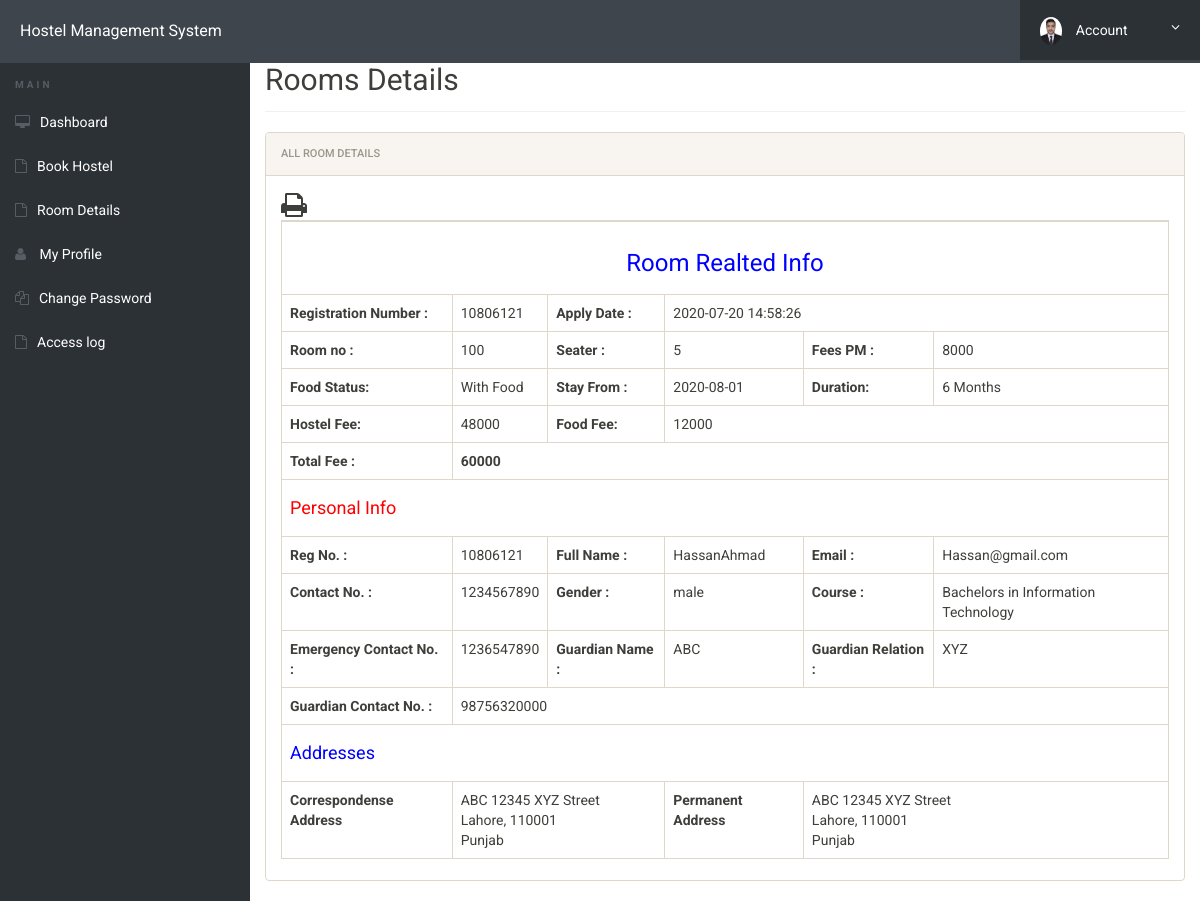
The app's page /room-details.php (signed in) with its own data.
### tables this page shows
CREATE TABLE `registration` (
  `id` int(11) NOT NULL,
  `roomno` int(11) DEFAULT NULL,
  `seater` int(11) DEFAULT NULL,
  `feespm` int(11) DEFAULT NULL,
  `foodstatus` int(11) DEFAULT NULL,
  `stayfrom` date DEFAULT NULL,
  `duration` int(11) DEFAULT NULL,
  `course` varchar(500) DEFAULT NULL,
  `regno` int(11) DEFAULT NULL,
  `firstName` varchar(500) DEFAULT NULL,
  `middleName` varchar(500) DEFAULT NULL,
  `lastName` varchar(500) DEFAULT NULL,
  `gender` varchar(250) DEFAULT NULL,
  `contactno` bigint(11) DEFAULT NULL,
  `emailid` varchar(500) DEFAULT NULL,
  `egycontactno` bigint(11) DEFAULT NULL,
  `guardianName` varchar(500) DEFAULT NULL,
  `guardianRelation` varchar(500) DEFAULT NULL,
  `guardianContactno` bigint(11) DEFAULT NULL,
  `corresAddress` varchar(500) DEFAULT NULL,
  `corresCIty` varchar(500) DEFAULT NULL,
  `corresState` varchar(500) DEFAULT NULL,
  `corresPincode` int(11) DEFAULT NULL,
  `pmntAddress` varchar(500) DEFAULT NULL,
  `pmntCity` varchar(500) DEFAULT NULL,
  `pmnatetState` varchar(500) DEFAULT NULL,
  `pmntPincode` int(11) DEFAULT NULL,
  `postingDate` timestamp NULL DEFAULT current_timestamp(),
  `updationDate` varchar(500) DEFAULT NULL
);

### room-details.php (the view, shortened to what this page needs)
<?php
include('includes/config.php');
?>
<!doctype html>
<html lang="en" class="no-js">
<head>
	<link rel="stylesheet" href="css/font-awesome.min.css">
	<link rel="stylesheet" href="css/bootstrap.min.css">
	<link rel="stylesheet" href="css/dataTables.bootstrap.min.css">
	<link rel="stylesheet" href="css/bootstrap-social.css">
	<link rel="stylesheet" href="css/bootstrap-select.css">
	<link rel="stylesheet" href="css/fileinput.min.css">
	<link rel="stylesheet" href="css/awesome-bootstrap-checkbox.css">
	<link rel="stylesheet" href="css/style.css">
	<link rel="stylesheet" href="css/font-awesome.min.css">
</head>
<body>
	<?php include('includes/header.php');?>
	<div class="ts-main-content">
			<?php include('includes/sidebar.php');?>
		<div class="content-wrapper">
			<div class="container-fluid">
				<div class="row" id="print">
					<div class="col-md-12">
						<h2 class="page-title" style="margin-top:3%">Rooms Details</h2>
						<div class="panel panel-default">
							<div class="panel-heading">All Room Details</div>
							<div class="panel-body">
			<table id="zctb" class="table table-bordered " cellspacing="0" width="100%" border="1">
						 <span style="float:left" ><i class="fa fa-print fa-2x" aria-hidden="true" OnClick="CallPrint(this.value)" style="cursor:pointer" title="Print the Report"></i></span>
									<tbody>
<?php
$aid=$_SESSION['login'];
	$ret="select * from registration where (emailid=? || regno	=?)";
$stmt= $mysqli->prepare($ret) ;
$stmt->bind_param('ss',$aid,$aid);
$stmt->execute() ;
$res=$stmt->get_result();
while($row=$res->fetch_object())
	  {
	  	?>
<tr>
<td colspan="6" style="text-align:center; color:blue"><h3>Room Realted Info</h3></td>
</tr>
<tr>
	<th>Registration Number :</th>
<td><?php echo $row->regno;?></td>
<th>Apply Date :</th>
<td colspan="3"><?php echo $row->postingDate;?></td>
</tr>
<tr>
<td><b>Room no :</b></td>
<td><?php echo $row->roomno;?></td>
<td><b>Seater :</b></td>
<td><?php echo $row->seater;?></td>
<td><b>Fees PM :</b></td>
<td><?php echo $fpm=$row->feespm;?></td>
</tr>
<tr>
<td><b>Food Status:</b></td>
<td>
<?php if($row->foodstatus==0)
{
echo "Without Food";
}
else
{
echo "With Food";
}
;?></td>
<td><b>Stay From :</b></td>
<td><?php echo $row->stayfrom;?></td>
<td><b>Duration:</b></td>
<td><?php echo $dr=$row->duration;?> Months</td>
</tr>
<tr><th>Hostel Fee:</th>
<td><?php echo $hf=$dr*$fpm?></td>
<th>Food Fee:</th>
<td colspan="3"><?php
if($row->foodstatus==1)
{
echo $ff=(2000*$dr);
} else {
echo $ff=0;
echo "<span style='padding-left:2%; color:red;'>(You booked hostel without food).<span>";
}?></td>
</tr>
<tr>
<th>Total Fee :</th>
<th colspan="5"><?php echo $hf+$ff;?></th>
</tr>
<tr>
<td colspan="6" style="color:red"><h4>Personal Info</h4></td>
</tr>
<tr>
<td><b>Reg No. :</b></td>
<td><?php echo $row->regno;?></td>
<td><b>Full Name :</b></td>
<td><?php echo $row->firstName;?><?php echo $row->middleName;?><?php echo $row->lastName;?></td>
<td><b>Email :</b></td>
<td><?php echo $row->emailid;?></td>
</tr>
<tr>
<td><b>Contact No. :</b></td>
<td><?php echo $row->contactno;?></td>
<td><b>Gender :</b></td>
<td><?php echo $row->gender;?></td>
<td><b>Course :</b></td>
<td><?php echo $row->course;?></td>
</tr>
<tr>
<td><b>Emergency Contact No. :</b></td>
<td><?php echo $row->egycontactno;?></td>
<td><b>Guardian Name :</b></td>
<td><?php echo $row->guardianName;?></td>
<td><b>Guardian Relation :</b></td>
<td><?php echo $row->guardianRelation;?></td>
</tr>
<tr>
<td><b>Guardian Contact No. :</b></td>
<td colspan="6"><?php echo $row->guardianContactno;?></td>
</tr>
<tr>
<td colspan="6" style="color:blue"><h4>Addresses</h4></td>
</tr>
<tr>
<td><b>Correspondense Address</b></td>
<td colspan="2">
<?php echo $row->corresAddress;?><br />
<?php echo $row->corresCIty;?>, <?php echo $row->corresPincode;?><br />
<?php echo $row->corresState;?>
</td>
<td><b>Permanent Address</b></td>
<td colspan="2">
<?php echo $row->pmntAddress;?><br />
<?php echo $row->pmntCity;?>, <?php echo $row->pmntPincode;?><br />
<?php echo $row->pmnatetState;?>
</td>
</tr>
<?php
} ?>
</tbody>
</table>
</div>
</div>
</div>
</div>
</div>
</div>
</div>
</body>
</html>

### css/style.css (style rules this page uses)
html { font-size: 14px; }
@media only screen and (min-width: 480px) { html { font-size: 17px; } }
@media only screen and (min-width: 768px) { html { font-size: 14px; } }
body { font-size: 1em; }
.panel { overflow: hidden; }
.page-title { padding-bottom: 15px; margin-bottom: 20px; border-bottom: 1px solid #f0f0f0; }
.ts-main-content .content-wrapper { padding-top: 15px; margin-top: 20px; }
@media only screen and (min-width: 992px) { .ts-main-content .content-wrapper { margin-left: 250px; } }

### records on screen
registration: regno "10806121", postingDate "2020-07-20 14:58:26", roomno "100", seater "5", feespm "8000", foodstatus "With Food", stayfrom "2020-08-01", duration "6", $hf=$dr*$fpm "48000", $ff=(2000*$dr) "12000", $hf+$ff "60000", firstName "Hassan", lastName "Ahmad", emailid "Hassan@gmail.com", contactno "1234567890", gender "male", course "Bachelors in Information Technology", egycontactno "1236547890", guardianName "ABC", guardianRelation "XYZ", guardianContactno "98756320000", corresAddress "ABC 12345 XYZ Street", corresCIty "Lahore", corresPincode "110001", corresState "Punjab", pmntAddress "ABC 12345 XYZ Street", pmntCity "Lahore", pmntPincode "110001", pmnatetState "Punjab"
